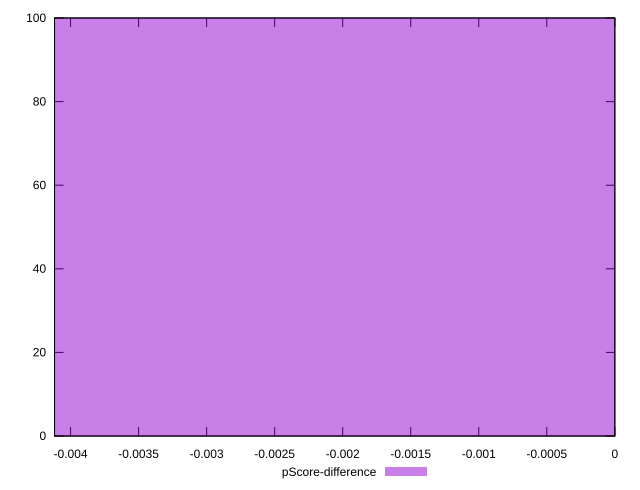

Recreate this plot in gnuplot.
reset

$pScoreDifference <<EOF
0 100
EOF

set key outside below
set boxwidth 0.1
set xrange [-0.0041176470588235505:0]
set yrange [0:100]
set trange [0:100]
set style fill transparent solid 0.5 noborder
set terminal svg size 640, 490 enhanced background rgb 'white'
set output "report_00019_2021-02-10T18-14-37.922Z//unused-javascript/samples/pages/pScore-difference/histogram.svg"

plot $pScoreDifference title "pScore-difference" with boxes

reset
